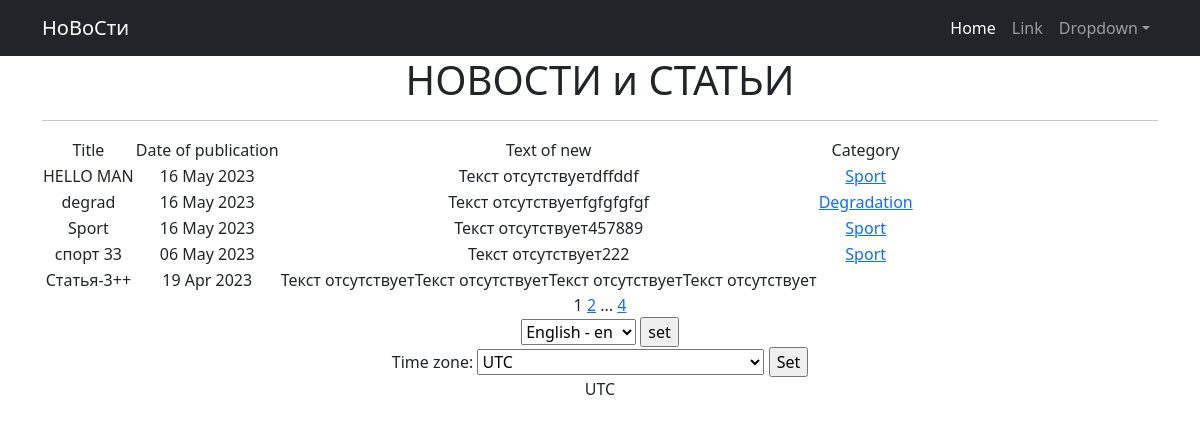
Page /post/ on the earlier database version.
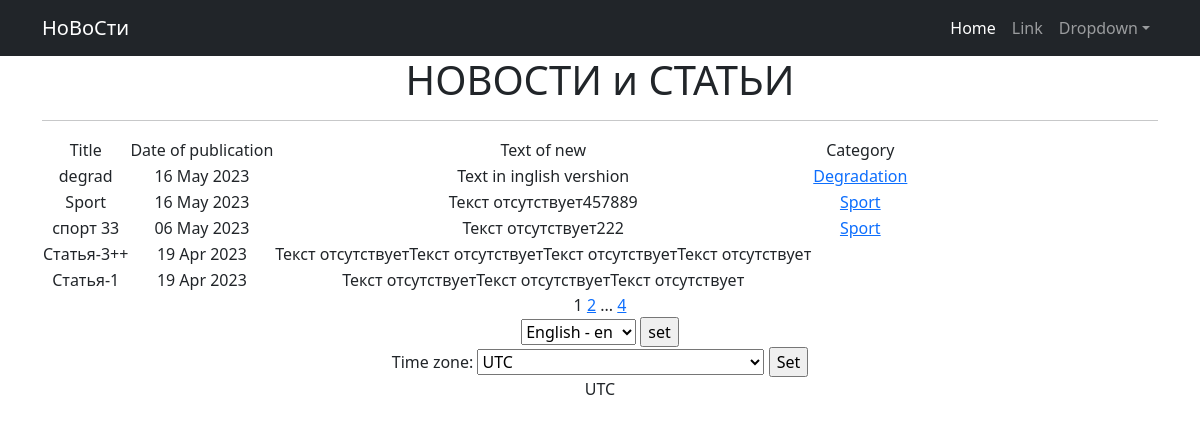
Same page on the later database version.
### news_app/models.py (models this page shows, shortened)
class Post(models.Model):
    NEWS = 'NW'
    ARTICLE = 'AR'
    N_or_A = [(NEWS, 'Новость'), (ARTICLE, 'Статья')]
    title = models.CharField(max_length=128)
    author = models.ForeignKey('Author', on_delete=models.CASCADE)
    news_or_article = models.CharField(max_length=2, choices=N_or_A, default=NEWS)
    date_in = models.DateTimeField(auto_now_add=True)
    post_category = models.ManyToManyField(Category, through='PostCategory')
    text = models.TextField(default="Текст отсутствует")
    post_rating = models.SmallIntegerField(default=0)
    class Meta: # меняем в админке названия моделей на удобоваримый
        verbose_name = 'Пост'
        verbose_name_plural = 'Пост-ы'

class Category(models.Model):
    name_category = models.CharField(max_length=64, help_text=_('category name'), unique=True)
    subscribers = models.ManyToManyField(User, blank=True, null=True, related_name='categories') # делаем подписку
    def __str__(self): # теперь в БД во вкладке http://127.0.0.1:8000/admin/news_app/post/ названия категорий на понятном языке
        return self.name_category
    class Meta: # меняем в админке названия моделей на удобоваримый ru
        verbose_name = 'Категория'
        verbose_name_plural = 'Категории'

### news_app/views.py (the view, shortened to what this page needs)
# urls.py: path('', (NewsList.as_view()), name='news_list'),
class NewsList(ListView):
    model = Post
    ordering = '-date_in'
    template_name = 'news.html'
    context_object_name = 'news' #имя которое мы используем в шаблоне
    paginate_by = 5
    def get_context_data(self, **kwargs):
        context = super().get_context_data(**kwargs)
        context['curent_time'] = timezone.now()
        context['timezones'] = pytz.common_timezones # добавляем в контекст все доступные часовые пояса
        return context

### news_app/templatetags/custom_filters.py (called while the page is built)
@register.filter()
def censor(text):
    text_list = text.split()
    censored_text_list = []
    for word in text_list:
        clean_word = ''.join(s for s in word if s not in string.punctuation)
        if clean_word.lower() in bad_words:
            censored_word = clean_word[0] + (len(clean_word) - 2) * '*' + clean_word[-1]
            censored_text_list.append(word.replace(clean_word, censored_word))
        else:
            censored_text_list.append(word)
    return ' '.join(censored_text_list)

### news_app/templatetags/custom_tags.py (called while the page is built)
@register.simple_tag(takes_context=True)
def url_replace(context, **kwargs):
    d = context['request'].GET.copy() #позволяет скопировать все параметры текущего запроса.
    for k, v in kwargs.items():      #просто устанавливаем новые значения, которые нам передали при использовании тега
        d[k] = v
    return d.urlencode()

### templates/news.html (shortened to what this page needs)
<!DOCTYPE html>
{% extends 'flatpages/default.html' %}
{% load custom_filters %}
{% load custom_tags %}
{% load i18n %}
{% load tz %}
{% block content %}
   <h1>НОВОСТИ и СТАТЬИ</h1>
   <hr>
   {% if news %}
       <table>
           <tr>
               <td>{% trans 'Title' %}</td>
               <td>{% trans 'Date of publication' %}</td>
               <td>{% trans 'Text of new' %}</td>
               <td>{% trans 'Category' %}</td>
           </tr>
           {% for p in news %}
           <tr>
               <td>{{ p.title|censor }}</td>
               <td>{{ p.date_in|date:'d M Y' }}</td>
               <td>{{ p.text|censor|truncatechars:100 }}</td>
               <td>
                   {% for categ in p.post_category.all %}
                       <a href="{% url 'category_list' categ.id %}">{{ categ }}</a>
                   {% endfor %}
               </td>
               <td>
               </td>
           </tr>
           {% endfor %}
       </table>
   {% else %}
       <h2>Новостей нет!</h2>
   {% endif %}
   {{ page_obj.number }}
   {% if page_obj.has_next %}
       <a href="?{% url_replace page=page_obj.next_page_number %}">{{ page_obj.next_page_number }}</a>
       {% if paginator.num_pages != page_obj.next_page_number %}
           ...
           <a href="?{% url_replace page=page_obj.paginator.num_pages %}">{{ page_obj.paginator.num_pages }}</a>
       {% endif %}
   {% endif %}
    <form action="{% url 'set_language' %}" method="POST"> {% csrf_token %}
        {% get_current_language as LANGUAGE_CODE %}
        <select name="language" id="">
            {% get_available_languages as LANGUAGES %}
            {% get_language_info_list for LANGUAGES as languages %}
            {% for language in languages %}
                <option value="{{ language.code }}" {% if language.code == LANGUAGE_CODE %} selected {% endif %}>
                    {{ language.name_local }} - {{ language.code }}
                </option>
            {% endfor %}
        </select>
        <input type="submit" value="set">
    </form>
    {% get_current_timezone as TIME_ZONE %}
    <form action="" method="POST">
        <label for="timezone">Time zone:</label>
        <select name="timezone">
        {% for tz in timezones %}
            <option value="{{ tz }}"{% if tz == TIME_ZONE %} selected{% endif %}>{{ tz }}</option>
        {% endfor %}
        </select>
        <input type="submit" value="Set">
    </form>
    {{ TIME_ZONE }}
{% endblock content %}

### templates/flatpages/default.html (shortened to what this page needs)
<!DOCTYPE html>
<html lang="en">
    <head>
        {% load static %}
        <link href="{% static 'css/styles.css' %}" rel="stylesheet" />
    </head>
    <body>
        <nav class="navbar navbar-expand-lg navbar-dark bg-dark">
            <div class="container">
                <a class="navbar-brand" href="#">НоВоСти</a>
                <div class="collapse navbar-collapse" id="navbarSupportedContent">
                    <ul class="navbar-nav ms-auto mb-2 mb-lg-0">
                        <li class="nav-item"><a class="nav-link active" aria-current="page" href="#">Home</a></li>
                        <li class="nav-item"><a class="nav-link" href="#">Link</a></li>
                        <li class="nav-item dropdown">
                            <a class="nav-link dropdown-toggle" id="navbarDropdown" href="#" role="button" data-bs-toggle="dropdown" aria-expanded="false">Dropdown</a>
                        </li>
                    </ul>
                </div>
            </div>
        </nav>
        <div class="container">
            <div class="row">
                <div class="col-lg-12 text-center">
                    {% block content %}
                    {% endblock content %}
                </div>
            </div>
        </div>
     </body>
</html>

Differences in the rows shown:
removed Post: title|censor "HELLO MAN", date_in "16 May 2023", text|censor "Текст отсутствуетdffddf", Category (name_category "Sport")
changed Post "degrad": text|censor "Текст отсутствуетfgfgfgfgf" → "Text in inglish vershion"
now on this page (row edited): Post: title|censor "Статья-1", date_in "19 Apr 2023", text|censor "Текст отсутствуетТекст отсутствуетТекст отсутствует"
